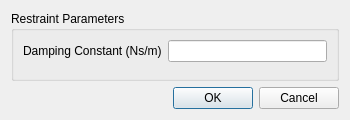
<?xml version="1.0" encoding="UTF-8"?>
<ui version="4.0">
 <class>SimpleDamperDialog</class>
 <widget class="QDialog" name="SimpleDamperDialog">
  <property name="geometry">
   <rect>
    <x>0</x>
    <y>0</y>
    <width>350</width>
    <height>120</height>
   </rect>
  </property>
  <property name="windowTitle">
   <string>Simple Damper</string>
  </property>
  <layout class="QVBoxLayout" name="verticalLayout">
   <item>
    <widget class="QGroupBox" name="groupBox">
     <property name="title">
      <string>Restraint Parameters</string>
     </property>
     <layout class="QFormLayout" name="formLayout">
      <item row="0" column="0">
       <widget class="QLabel" name="dampingConstantLabel">
        <property name="text">
         <string>Damping Constant (Ns/m)</string>
        </property>
       </widget>
      </item>
      <item row="0" column="1">
       <widget class="PFloatLineEdit" name="dampingConstant"/>
      </item>
     </layout>
    </widget>
   </item>
   <item>
    <widget class="QDialogButtonBox" name="buttonBox">
     <property name="standardButtons">
      <set>QDialogButtonBox::Cancel|QDialogButtonBox::Ok</set>
     </property>
    </widget>
   </item>
  </layout>
 </widget>
 <customwidgets>
  <customwidget>
   <class>PFloatLineEdit</class>
   <extends>QLineEdit</extends>
   <header location="global">widgets.pfloat_line_edit</header>
  </customwidget>
 </customwidgets>
 <resources/>
 <connections/>
</ui>
